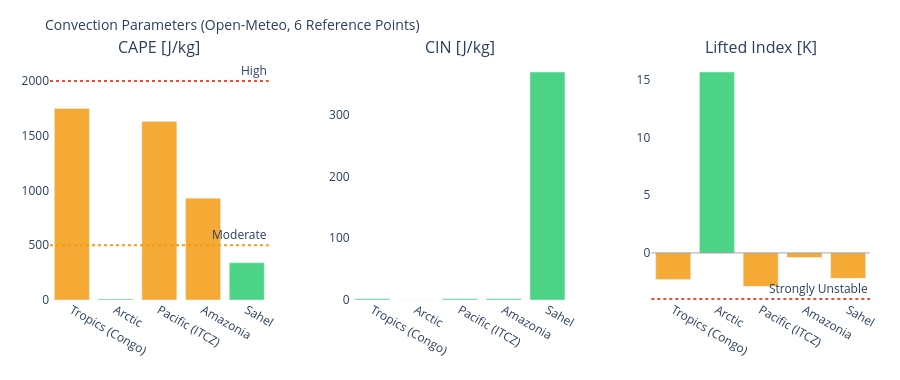

Write notebook code for a chart like this one.
### Markdown cell above
---
## 3. Visualizations

### Code cell
# ============================================================
# CAPE / CIN / LIFTED INDEX – Convection potential
# ============================================================

if not df_atm.empty:
    fig = make_subplots(
        rows=1, cols=3,
        subplot_titles=['CAPE [J/kg]', 'CIN [J/kg]', 'Lifted Index [K]'],
        horizontal_spacing=0.1
    )
    pts = df_atm['point'].tolist()
    pt_colors = ['#E85D24','#185FA5','#888780','#378ADD','#639922','#F2A623']

    # CAPE – höher = mehr Gewitterpotential
    cape_vals = df_atm['cape'].fillna(0).tolist()
    cape_colors = ['#e74c3c' if v > 2000 else '#f39c12' if v > 500 else '#2ecc71'
                   for v in cape_vals]
    fig.add_trace(go.Bar(x=pts, y=cape_vals, marker_color=cape_colors,
                         opacity=0.85, showlegend=False), row=1, col=1)
    fig.add_hline(y=2000, line_dash='dot', line_color='#e74c3c',
                  annotation_text='High', row=1, col=1)
    fig.add_hline(y=500,  line_dash='dot', line_color='#f39c12',
                  annotation_text='Moderate', row=1, col=1)

    # CIN – negativer = stärker gedeckelt (weniger Auslöse)
    cin_vals = df_atm['cin'].fillna(0).tolist()
    cin_colors = ['#e74c3c' if v < -200 else '#f39c12' if v < -50 else '#2ecc71'
                  for v in cin_vals]
    fig.add_trace(go.Bar(x=pts, y=cin_vals, marker_color=cin_colors,
                         opacity=0.85, showlegend=False), row=1, col=2)

    # Lifted Index – negativ = instabil
    li_vals = df_atm['li'].fillna(0).tolist()
    li_colors = ['#e74c3c' if v < -4 else '#f39c12' if v < 0 else '#2ecc71'
                 for v in li_vals]
    fig.add_trace(go.Bar(x=pts, y=li_vals, marker_color=li_colors,
                         opacity=0.85, showlegend=False), row=1, col=3)
    fig.add_hline(y=0, line_color='gray', line_width=0.7, row=1, col=3)
    fig.add_hline(y=-4, line_dash='dot', line_color='#e74c3c',
                  annotation_text='Strongly Unstable', row=1, col=3)

    fig.update_layout(
        title=dict(text='Convection Parameters (Open-Meteo, 6 Reference Points)', font=dict(size=14)),
        height=380, plot_bgcolor='rgba(0,0,0,0)', paper_bgcolor='rgba(0,0,0,0)',
        margin=dict(l=50, r=30, t=60, b=80)
    )
    fig.update_xaxes(tickangle=30)
    fig.show()

### Figure 1 — Plotly figure (JSON) as saved in the notebook; plotly's stock layout.template omitted (floating-point values rounded to 4 significant figures)
{"data": [{"marker": {"color": ["#f39c12", "#2ecc71", "#f39c12", "#f39c12", "#2ecc71"]}, "opacity": 0.85, "showlegend": false, "type": "bar", "x": ["Tropics (Congo)", "Arctic", "Pacific (ITCZ)", "Amazonia", "Sahel"], "xaxis": "x", "y": [1750.0, 10.0, 1630.0, 930.0, 340.0], "yaxis": "y"}, {"marker": {"color": ["#2ecc71", "#2ecc71", "#2ecc71", "#2ecc71", "#2ecc71"]}, "opacity": 0.85, "showlegend": false, "type": "bar", "x": ["Tropics (Congo)", "Arctic", "Pacific (ITCZ)", "Amazonia", "Sahel"], "xaxis": "x2", "y": [2.0, 0.0, 2.0, 2.0, 369.0], "yaxis": "y2"}, {"marker": {"color": ["#f39c12", "#2ecc71", "#f39c12", "#f39c12", "#f39c12"]}, "opacity": 0.85, "showlegend": false, "type": "bar", "x": ["Tropics (Congo)", "Arctic", "Pacific (ITCZ)", "Amazonia", "Sahel"], "xaxis": "x3", "y": [-2.3, 15.7, -2.9, -0.4, -2.2], "yaxis": "y3"}], "layout": {"annotations": [{"font": {"size": 16}, "showarrow": false, "text": "CAPE [J/kg]", "x": 0.1333, "xanchor": "center", "xref": "paper", "y": 1.0, "yanchor": "bottom", "yref": "paper"}, {"font": {"size": 16}, "showarrow": false, "text": "CIN [J/kg]", "x": 0.5, "xanchor": "center", "xref": "paper", "y": 1.0, "yanchor": "bottom", "yref": "paper"}, {"font": {"size": 16}, "showarrow": false, "text": "Lifted Index [K]", "x": 0.8667, "xanchor": "center", "xref": "paper", "y": 1.0, "yanchor": "bottom", "yref": "paper"}, {"showarrow": false, "text": "High", "x": 1, "xanchor": "right", "xref": "x domain", "y": 2000, "yanchor": "bottom", "yref": "y"}, {"showarrow": false, "text": "Moderate", "x": 1, "xanchor": "right", "xref": "x domain", "y": 500, "yanchor": "bottom", "yref": "y"}, {"showarrow": false, "text": "Strongly Unstable", "x": 1, "xanchor": "right", "xref": "x3 domain", "y": -4, "yanchor": "bottom", "yref": "y3"}], "height": 380, "margin": {"b": 80, "l": 50, "r": 30, "t": 60}, "paper_bgcolor": "rgba(0,0,0,0)", "plot_bgcolor": "rgba(0,0,0,0)", "shapes": [{"line": {"color": "#e74c3c", "dash": "dot"}, "type": "line", "x0": 0, "x1": 1, "xref": "x domain", "y0": 2000, "y1": 2000, "yref": "y"}, {"line": {"color": "#f39c12", "dash": "dot"}, "type": "line", "x0": 0, "x1": 1, "xref": "x domain", "y0": 500, "y1": 500, "yref": "y"}, {"line": {"color": "gray", "width": 0.7}, "type": "line", "x0": 0, "x1": 1, "xref": "x3 domain", "y0": 0, "y1": 0, "yref": "y3"}, {"line": {"color": "#e74c3c", "dash": "dot"}, "type": "line", "x0": 0, "x1": 1, "xref": "x3 domain", "y0": -4, "y1": -4, "yref": "y3"}], "title": {"font": {"size": 14}, "text": "Convection Parameters (Open-Meteo, 6 Reference Points)"}, "xaxis": {"anchor": "y", "domain": [0.0, 0.2667], "tickangle": 30}, "xaxis2": {"anchor": "y2", "domain": [0.3667, 0.6333], "tickangle": 30}, "xaxis3": {"anchor": "y3", "domain": [0.7333, 1.0], "tickangle": 30}, "yaxis": {"anchor": "x", "domain": [0.0, 1.0]}, "yaxis2": {"anchor": "x2", "domain": [0.0, 1.0]}, "yaxis3": {"anchor": "x3", "domain": [0.0, 1.0]}}}
